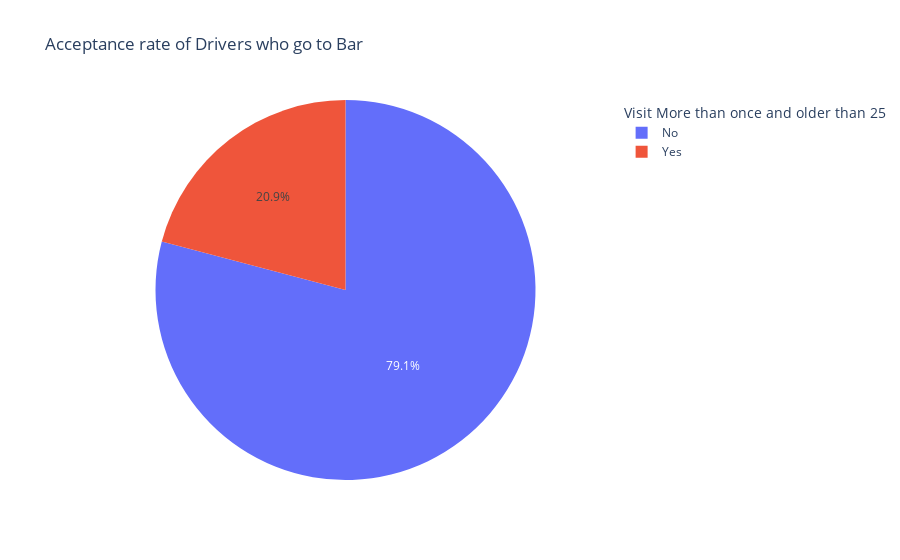

Notebook source saved alongside this figure:
### Markdown cell above
4. Compare the acceptance rate between drivers who go to a bar more than once a month and are over the age of 25 to the all others.  Is there a difference?

### Code cell
# Bar visits is categorical and does not specifically differentiate between once and more than once(1~3). We will 
# be considering the categorical values '1~3' to fall under customers who have made Bar visits more than once 
# including values '4-8' and 'gt8'

# Bar
# never    5285
# less1    3438
# 1~3      2468
# 4~8      1071
# gt8       348

# age
# 21         2642
# 26         2548
# 31         2019
# 50plus     1781
# 36         1317
# 41         1089
# 46          670
# below21     544

# arrays to hold categorical data
bar_visits_morethan1 = ['1~3','4~8','gt8']
age_gt25 = ['26','31','36','41','46','50plus']

def markDriversWithBarVisitsMoreThan1AndAgeGt25(visit,age):
    if visit in bar_visits_morethan1 and age in age_gt25:
        return 'Yes'
    else:
        return 'No'

bar_data['visits_more_1_age_gt25'] = bar_data.apply(lambda x : markDriversWithBarVisitsMoreThan1AndAgeGt25(visit = x['Bar'], age = x['age']), axis=1)
#bar_data.query('Bar in @bar_visits_morethan1 and age in @age_gt25')

# Pie chart for Acceptance rate of drivers who go to bar more than once and age greater than 25
bar_by_age_pie = px.pie(bar_data.groupby('visits_more_1_age_gt25')['age'].count().reset_index()       
       , title='Acceptance rate of Drivers who go to Bar'
       , values='age'
       , names='visits_more_1_age_gt25').update_layout(legend={'title':'Visit More than once and older than 25'})
bar_by_age_pie.show()

# Histogram showing Acceptance rate of drivers who go to bar more than once or not distributed 
# acorss the different age groups. We can see that the drivers in age group of 21, 31 and 51plus 
# visit bars more than once ccompared to others.
bar_by_age_hist=px.histogram(bar_data.query('age in @age_gt25')
             ,x='age'
             ,color='visits_more_1_age_gt25'
             ,marginal='violin'
             ,labels={}
             ,nbins=10).update_layout(xaxis_title='Age',yaxis_title='Count',legend={'title':'Drivers Visiting Age Greater than 25'})
bar_by_age_hist.update_xaxes(categoryarray=['below21','21','26','31','36','41','46','50plus'])
bar_by_age_hist.show()

# Histogram identifying drivers who went to bar more than once with ages greater than 25 after accepting a coupon
bar_by_age_accepted_hist=px.histogram(bar_data.query('visits_more_1_age_gt25 == "Yes"')
            , x = 'age'
            , color='accepted_coupon'
            , marginal='violin'
            , nbins=10).update_layout(xaxis_title='Age',yaxis_title='Count',legend={'title':'Drivers Visiting and Age Greater than 25, Accepted Coupon?'})
bar_by_age_accepted_hist.update_xaxes(categoryarray=['below21','21','26','31','36','41','46','50plus'])
bar_by_age_accepted_hist.show()

### Figure 1 — Plotly figure (JSON) as saved in the notebook; plotly's stock layout.template omitted (floating-point values rounded to 4 significant figures)
{"data": [{"domain": {"x": [0, 1], "y": [0, 1]}, "hovertemplate": "visits_more_1_age_gt25=%{label}<br>age=%{value}<extra></extra>", "labels": ["No", "Yes"], "legendgroup": "", "name": "", "showlegend": true, "type": "pie", "values": [1590, 420]}], "layout": {"legend": {"title": {"text": "Visit More than once and older than 25"}, "tracegroupgap": 0}, "title": {"text": "Acceptance rate of Drivers who go to Bar"}}}
